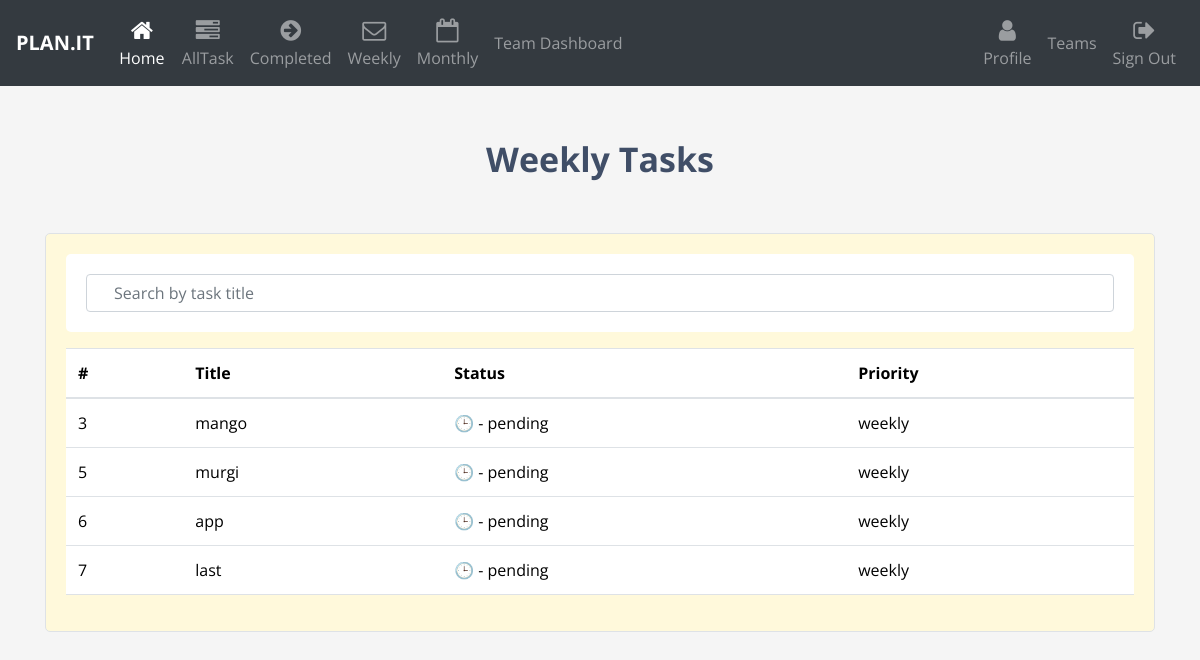
Page /wk/ on the earlier database version.
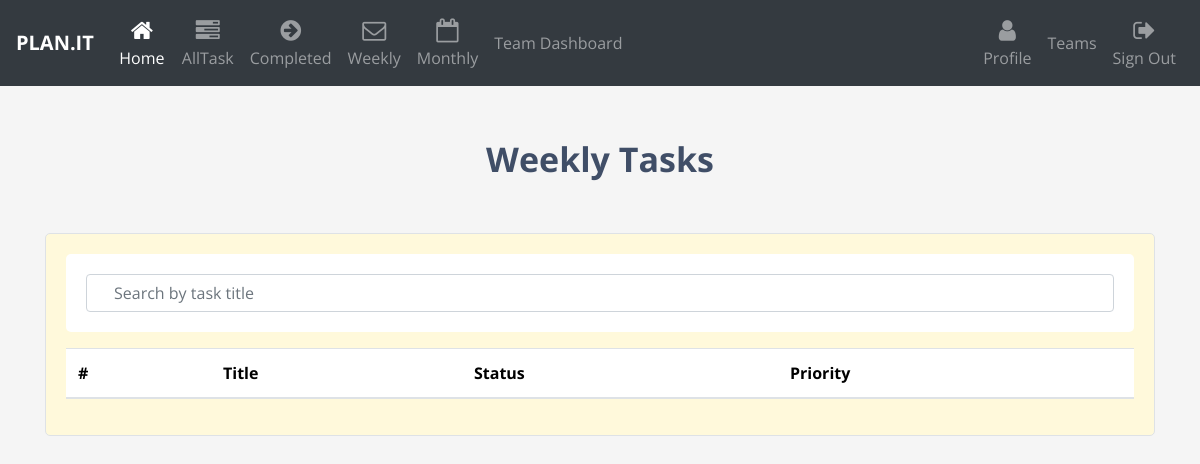
Same page on the later database version.
### authentication/models.py (models this page shows)
class Task(models.Model):
    status = models.BooleanField(default=True)
    task_name = models.CharField(max_length=100)
    category = models.CharField(max_length=100)
    priority = models.CharField(max_length=100)

### authentication/views.py (the view)
# urls.py: path('wk/', views.weekly_task, name = 'week'),
def weekly_task(request):
    weekly_tasks = Task.objects.filter(priority='weekly')
    return render(request, 'weekly.html', {'weekly_tasks': weekly_tasks})

### templates/weekly.html (shortened to what this page needs)
<!DOCTYPE html>
<html lang="en">
  <head>
    <link rel="stylesheet" href="style.css" />
    <link
      href="https://cdn.jsdelivr.net/npm/bootstrap@5.3.2/dist/css/bootstrap.min.css"
      rel="stylesheet"
    />
    <link
      href="//maxcdn.bootstrapcdn.com/bootstrap/4.1.1/css/bootstrap.min.css"
      rel="stylesheet"
      id="bootstrap-css"
    />
    <link
      rel="stylesheet"
      href="https://maxcdn.bootstrapcdn.com/font-awesome/4.7.0/css/font-awesome.min.css"
    />
  </head>
  <body class="light-grey-background">
    <nav class="navbar navbar-icon-top navbar-expand-xl navbar-dark bg-dark">
      <a class="navbar-brand" href="#"><b>PLAN.IT</b></a>
      <div class="collapse navbar-collapse" id="navbarSupportedContent">
        <ul class="navbar-nav mr-auto">
          <li class="nav-item active">
            <a class="nav-link" href="index.html">
              <i class="fa fa-home"></i>
              Home
            </a>
          </li>
          <li class="nav-item">
            <a class="nav-link" href="all_task.html">
              <i class="fa fa-tasks"> </i>
              AllTask
            </a>
          </li>
          <li class="nav-item">
            <a class="nav-link" href={%url 'completed'%}>
              <i class="fa fa-arrow-circle-right"> </i>
              Completed
          </li>
          <li class="nav-item">
            <a class="nav-link" href={%url 'week'%}>
              <i class="fa fa-envelope-o"> </i>
              Weekly
          </li>
          <li class="nav-item">
            <a class="nav-link" href={%url 'month'%}>
              <i class="fa fa-calendar-o"> </i>
              Monthly
          </li>
          <li class="nav-item">
            <a class="nav-link" href={%url 'teamdash'%}>
                  Team Dashboard
          </li>
        </ul>
        <ul class="navbar-nav">
          <li class="nav-item">
            <a class="nav-link" href={%url 'user'%}>
              <i class="fa fa-user"> </i>
              Profile
          </li>
          <li class="nav-item">
            <a class="nav-link" href={%url 'team'%}>
              Teams
          </li>
          <li class="nav-item">
            <a class="nav-link" href="/logout">
              <i class="fa fa-sign-out"> </i>
              Sign Out
            </a>
          </li>
        </ul>
      </div>
    </nav>
    <div class="light-grey-background">
      <br /><br />
      <div style="font-size: 34px; font-weight: bold; text-align: center">
        Weekly Tasks
      </div>
      <div class="container pt-4">
        <div class="row p-0 mt-4">
          <div class="col">
            <div class="border task-table light-yellow-background">
              <div
                class="input-group mb-3 search-section light-blue-background"
              >
                <input
                  type="text"
                  id="searchInput"
                  class="form-control"
                  placeholder="Search by task title"
                  aria-label="Search by task title"
                  aria-describedby="searchButton"
                />
              </div>
              {% if weekly_tasks %}
              <table class="table">
                <thead>
                  <tr>
                    <th>#</th>
                    <th>Title</th>
                    <th>Status</th>
                    <th>Priority</th>
                  </tr>
                </thead>
                <tbody id="taskTableBody">
                  {% for task in weekly_tasks %} {% if task.status %}
                  <tr>
                    <td>{{ forloop.counter }}</td>
                    <td>{{ task.task_name }}</td>
                    <td>🕒 - pending</td>
                    <td>{{ task.priority }}</td>
                  </tr>
                  {% endif %} {% endfor %}
                </tbody>
              </table>
              {% endif %}
            </div>
          </div>
        </div>
      </div>
    </div>
  </body>
</html>

Differences in the rows shown:
removed Task: task_name "mango", priority "weekly"
removed Task: task_name "murgi", priority "weekly"
removed Task: task_name "app", priority "weekly"
removed Task: task_name "last", priority "weekly"
